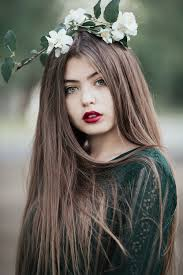
#> input picture images.jpg, 183 x 275 px, found by its file name
$ python threshold_20231228171432.py
#> lines starting #> are read from the running program, lines starting #| are printed output that depends on the picture
import cv2

# Đường dẫn đến ảnh cần xử lý
image_path = "images.jpg"

# Đọc ảnh từ đường dẫn và chuyển đổi sang ảnh thang độ xám
img = cv2.imread(image_path, cv2.IMREAD_GRAYSCALE)
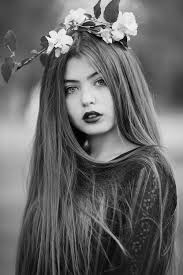
#> img: shape (275, 183); min 0, max 255, mean 102.1

# Áp dụng ngưỡng đa cấp (Adaptive Thresholding)
adaptive_threshold = cv2.adaptiveThreshold(img, 255, cv2.ADAPTIVE_THRESH_MEAN_C, cv2.THRESH_BINARY, 5, 2)
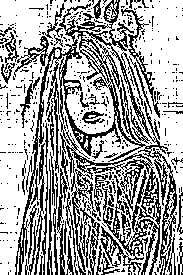
#> adaptive_threshold: shape (275, 183); 64.6% white; black in thin lines or dots
#255 là giá trị pixel tối đa đầu ra
# cv2.ADAPTIVE_THRESH_MEAN_C là phương pháp tính toán ngưỡng
# cv2.THRESH_BINARY là kiểu ngưỡng
# 11 là kích thước của cửa sổ (là kích thước của khu vực lân cận được sử dụng để tính toán ngưỡng)
# 2 là hằng số trừ đi từ trung bình hoặc trung vị được tính toán.

# Hiển thị ảnh gốc và ảnh đã xử lý
cv2.imshow('Original Image', img)
cv2.imshow('Adaptive Thresholding', adaptive_threshold)
cv2.waitKey(0)
cv2.destroyAllWindows()
